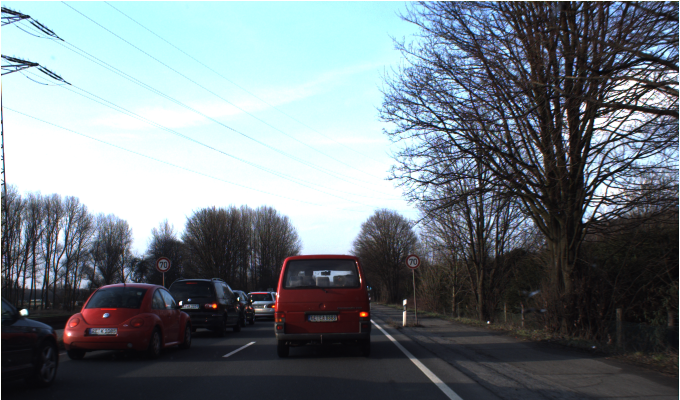
#> input picture imagenes/00009.ppm, 1360 x 800 px (shown at 1/2 size)
$ jupyter execute --allow-errors 'Sign_detection_and_recognition .ipynb'
#> lines starting #> are read from the running program, lines starting #| are printed output that depends on the picture; after the words box and inside, x2 and y2 are one past the last pixel; in counts of white or black regions, pixels touching at a corner belong together
[cell 1]
# Descomentar las líneas de los módulos que no tengas instalados
# !pip install opencv-python
# !pip install numpy
# !pip install matplotlib
# !pip install pandas
# !pip install torch torchvision

[cell 2]
import numpy as np
import matplotlib.pyplot as plt
import cv2 as cv
import pandas as pd
from pathlib import Path
import torch
import torch.nn as nn

# Módulo de detección de señales

### Carga de la imagen
Empezamos con una función que a partir de la ruta de una imagen, devuelve la imagen cargada tanto en formato BGR, como en HSV (con los canales separados)

[cell 3]
def importar_imagen_y_HSV(ruta):
#> called with ruta = './imagenes/00009.ppm'
    img = cv.imread(ruta) #Cargamos la imagen
#> img is the input picture: shape (800, 1360, 3); mean B, G, R 129.9, 124.2, 114.2
    H,S,V = cv.split(cv.cvtColor(img, cv.COLOR_BGR2HSV)) # Convertimos la imagen de BGR a HSV y la dividimos en sus 3 canales
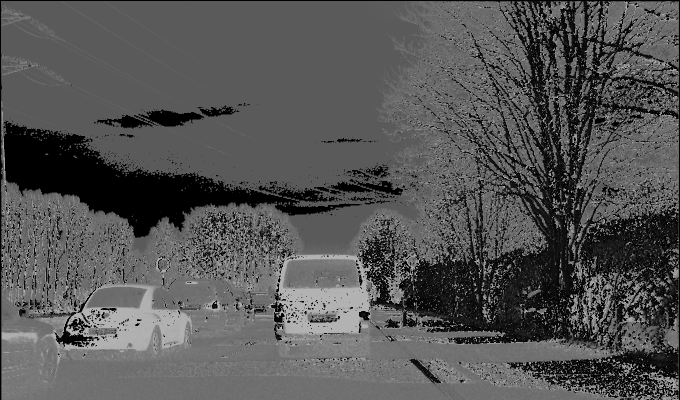
#> H: shape (800, 1360) (shown at 1/2 size); min 0, max 179, mean 84.7
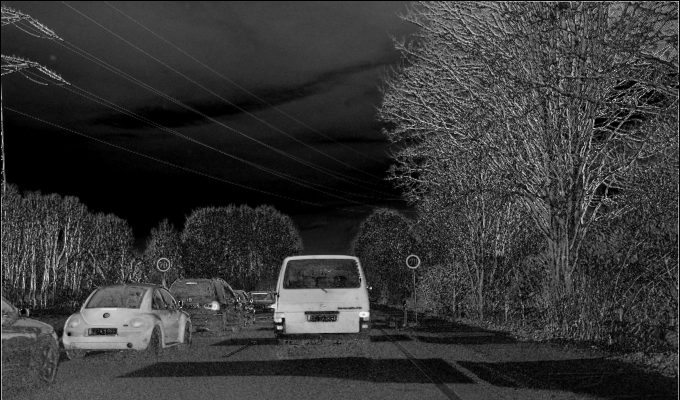
#> S: shape (800, 1360) (shown at 1/2 size); min 0, max 255, mean 53.9
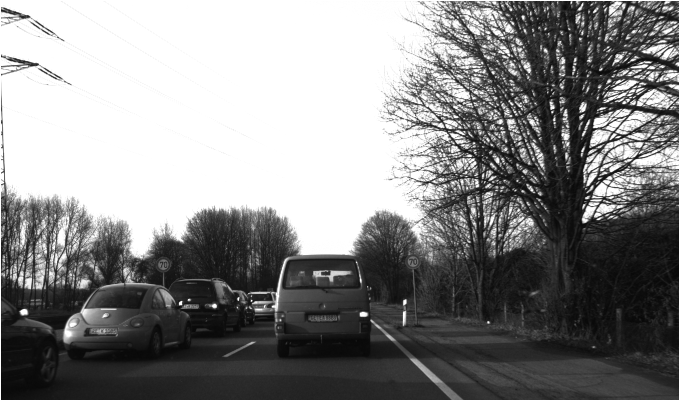
#> V: shape (800, 1360) (shown at 1/2 size); min 6, max 255, mean 133.6
    return (img,H,S,V) # Devolvemos tanto la imagen como los tres canales HSV separados

### Binarización de la imagen
A continuación, vamos a transformar la imagen original en una binaria, utilizando los canales H y S.
1) Aplicando umbralización adaptativa en el canal S, ya que la diferencia de iluminación en las imágenes afecta al resultado.
2) Comprobando que el tono (H) corresponde al rojo.

[cell 4]
def binarizar_canal(S, H, orden=5, suavizado_k_size=9, sigmax=2, limpiar=False):
#> called with orden = 5, suavizado_k_size = 9, sigmax = 2, limpiar = True
    k = orden // 2 # Radio de la vecindad
    f,c = np.shape(S) # Nos quedamos con el numero de filas y columnas de la imagen.
    y = np.arange(f)  # Array para almacenar indices que va de 0 al nº de filas - 1 [0, 1, 2, 3, ..., f-1]
    x = np.arange(c)  # Array para almacenar indices que va de 0 al nº de columnas - 1 [0, 1, 2, 3, ..., c-1]
    matriz_integral = cv.integral(S) # Creamos la matriz integral del canal S
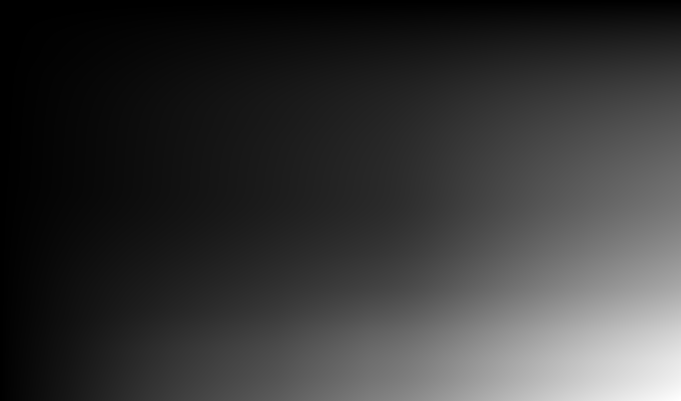
#> matriz_integral: shape (801, 1361) int32 (shown at 1/2 size); min 0, max 58660896, mean 12704895.6; drawn with min black and max white

    # Calculamos los límites para todas las filas y columnas de golpe
    y1 = np.maximum(0, y - k)     # Array con los indices limite de la parte superior
    y2 = np.minimum(f, y + k + 1) # Array con los indices limite de la parte inferior
    x1 = np.maximum(0, x - k)     # Array con los indices limite de la parte de la izquierda
    x2 = np.minimum(c, x + k + 1) # Array con los indices limite de la parte de la derecha

    X1, Y1 = np.meshgrid(x1, y1)  # Matriz con los limites superiores-izquierdos
    X2, Y2 = np.meshgrid(x2, y2)  # Matriz con los limites inferiores-derechos

    # Se aplica la fórmula D + A - B - C a toda la imagen en una sola línea
    D = matriz_integral[Y2, X2] # Matriz con la esquina superior izquierda del recinto de cada pixel
    A = matriz_integral[Y1, X1] # Matriz con la esquina superior derecha del recinto de cada pixel
    B = matriz_integral[Y1, X2] # Matriz con la esquina inferior derecha del recinto de cada pixel
    C = matriz_integral[Y2, X1] # Matriz con la esquina inferior izquierda del recinto de cada pixel

    # Como D contiene toda la suma de los pixeles de la imagen hacia arriba-izquierda, hay que quitarle lo que hay por la esquina superior derecha (B)
    # y lo que tiene por la esquina inferior izquierda (C), pero como coinciden en algunas zonas, se le suma lo que tiene por la esquina
    # superior izquierda (A) para compensarlo. De esta manera, calculamos la suma de los pixeles de la vecindad de un pixel con solo 3 operaciones.
    suma_adaptativa = ( D + A - B - C)

    area_adaptativa = (Y2 - Y1) * (X2 - X1) # Matriz donde guardamos el area del recinto de vecindad de cada pixel

    matriz_umbrales = (suma_adaptativa / area_adaptativa) + 2.55  # Calculamos el umbral adaptativo final

    # Creamos la condiciones que tiene que cumplir un pixel para que cumpla el umbral:
    condicion_adaptativa = S > matriz_umbrales # Vemos que la saturacion original sea mayor que la media de su vecindad.
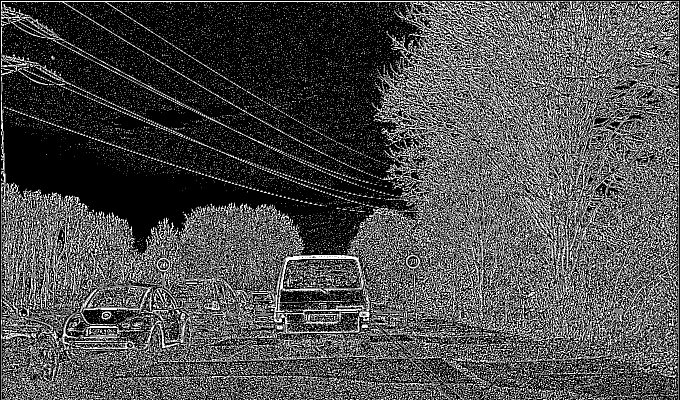
#> condicion_adaptativa: shape (800, 1360) bool (shown at 1/2 size); 30.3% white in thin lines or dots
    condicion_S_global = (S >= 0.35 * 255) # Comprobamos que cada pixel tenga un minimo de 30% de saturacion.
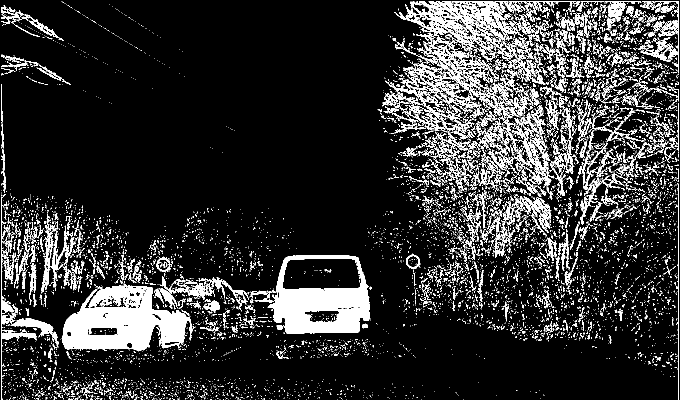
#> condicion_S_global: shape (800, 1360) bool (shown at 1/2 size); 15% white; 9063 white regions (8227 under 20 px), largest, box (x1, y1, x2, y2) and area: (123, 567, 385, 702) 20665, (765, 2, 1054, 246) 19046, (535, 510, 740, 667) 16620
    condicion_H_global = (H >= 179 * 0.82) | (H <= 179 * 0.09) # Comprobamos que el pixel tiene un tono perteneciente a las variantes del rojo.
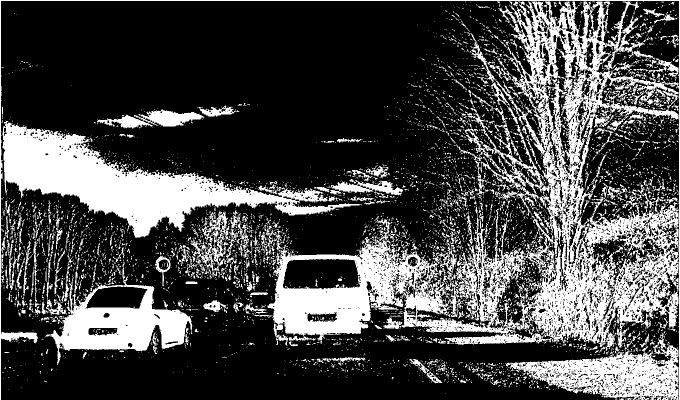
#> condicion_H_global: shape (800, 1360) bool (shown at 1/2 size); 28.3% white; 5709 white regions (5203 under 20 px), largest, box (x1, y1, x2, y2) and area: (528, 3, 1357, 705) 142538, (5, 242, 723, 476) 52261, (90, 535, 385, 730) 20597

    # Creamos la imagen binaria aplicando las tres condiciones a la vez
    S_bin = np.where(condicion_adaptativa & condicion_S_global & condicion_H_global, 255, 0).astype(np.uint8)
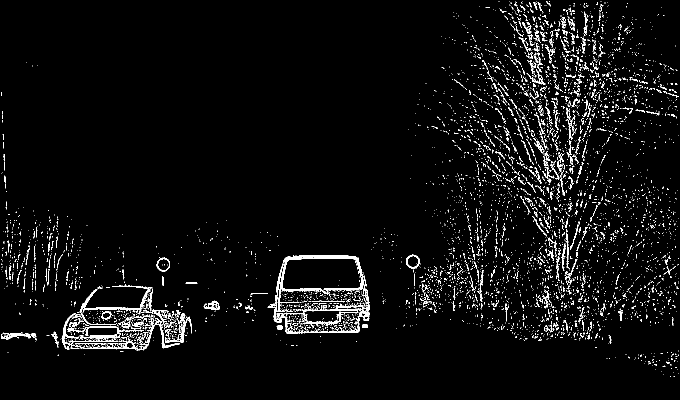
#> S_bin: shape (800, 1360) (shown at 1/2 size); 3.9% white in thin lines or dots

    S_bin_suavizada = None

    # Si limpiar=True, aplicamos la apertura y clausura para eliminar zonas aisladas de pixeles que se hayan podido colar.
    if limpiar:
        # Creamos un kernel con forma de elipse/círculo en lugar de un cuadrado
        kernel = cv.getStructuringElement(cv.MORPH_ELLIPSE, (3, 3))

        # 1. APERTURA: Eliminamos el ruido blanco exterior
        S_bin = cv.morphologyEx(S_bin, cv.MORPH_OPEN, kernel)
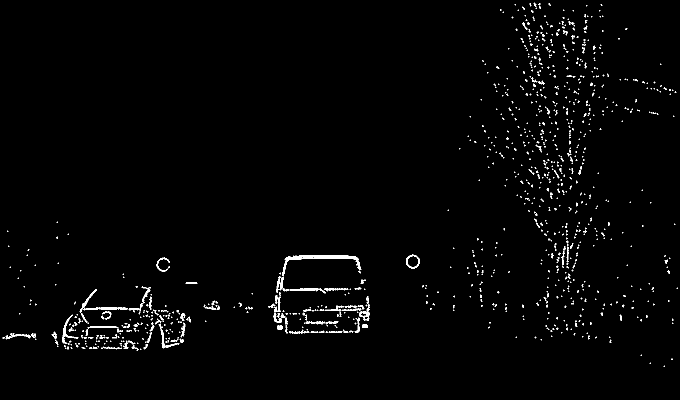
#> S_bin: shape (800, 1360) (shown at 1/2 size); 1.5% white in thin lines or dots

        # 2. CLAUSURA: Rellenamos los agujeros negros del interior
        S_bin = cv.morphologyEx(S_bin, cv.MORPH_CLOSE, kernel)
#> S_bin: shape (800, 1360); 1.6% white; 918 white regions (778 under 20 px), largest, box (x1, y1, x2, y2) and area: (564, 510, 723, 553) 1304, (553, 552, 652, 587) 568, (547, 584, 576, 649) 530

    # Aplicamos un suavizado Gaussiano
    S_bin_suavizada = cv.GaussianBlur(S_bin, (suavizado_k_size, suavizado_k_size), sigmax)
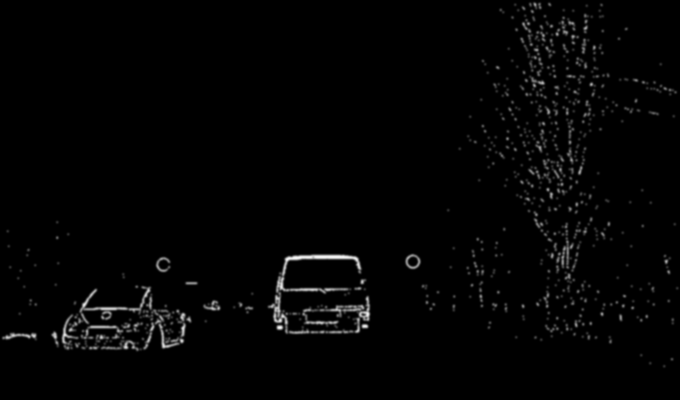
#> S_bin_suavizada: shape (800, 1360) (shown at 1/2 size); min 0, max 251, mean 4

    return (S_bin,S_bin_suavizada) # Devolvemos tanto la imagen binarizada sin suavizar, como la suavizada (y limpiada en su caso)b

### Detección de círculos
Una vez binarizada la imagen, pasamos el resultado por un algoritmo de detección de círculos, en este caso, la transformada circular de Hough, y resaltamos dichos círculos detectados en la imagen original.

[cell 5]
def detectar_circulos(img, img_bin, agrupacion=1, distMin=30, sens=50, votos=30, radioMin=10, radioMax=50):
    # Utilizamos la funcion "HoughCircles" de OpenCV para aplicar el algoritmo de deteccion de círculos sobre la imagen binaria.
#> called with agrupacion = 1, distMin = 30, sens = 50, votos = 30, radioMin = 10, radioMax = 100
    circulos = cv.HoughCircles(
        img_bin,
        cv.HOUGH_GRADIENT,
        dp=agrupacion,        # Agrupación de pixeles para votar. A mayor mas rápida la ejecución pero menor precisión.
        minDist=distMin,      # Distancia mínima entre diferentes señales detectadas
        param1=sens,          # Sensibilidad del detector de contornos interno (Canny)
        param2=votos,         # UMBRAL DE VOTOS (Si no detecta tu señal, bájalo. Si detecta manchas falsas, súbelo)
        minRadius=radioMin,   # Descartamos ruidos circulares más pequeños de "radioMin" píxeles de radio
        maxRadius=radioMax    # Límite superior razonable para el tamaño de las señales de la BD
    )
#> circulos = 24 rows, first 8: [225.5, 620.5, 55.4], [174.5, 663.5, 43.8], [1112.5, 123.5, 61.9], [255.5, 644.5, 52], [1144.5, 138.5, 79.6], [825.5, 522.5, 14.9], [1115.5, 233.5, 61.9], [331.5, 651.5, 38.3]
#> (the rest of the program and of its run is left out)
